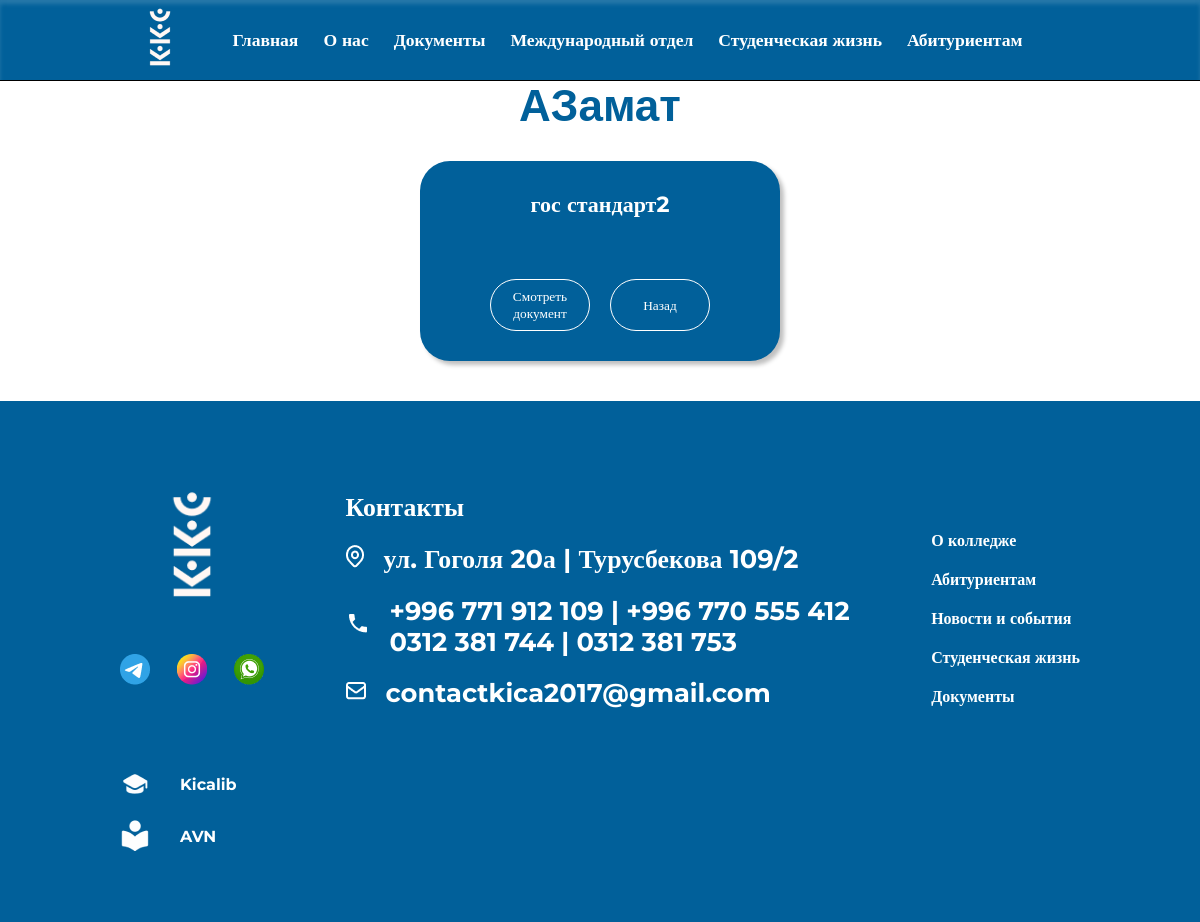
Page /documents_normative_acts_list/12/ on the committed database.
### documents/models.py (models this page shows, shortened)
class Normative_legal_acts(models.Model):
    name_doc = models.CharField(
        max_length=100, verbose_name="укажите название документа"
    )
    class Meta:
        verbose_name = "Нормативно правовой акт"
        verbose_name_plural = "Нормативно правовые акты"

class Category_acts(models.Model):
    category_model = models.ForeignKey(
        Normative_legal_acts,
        on_delete=models.CASCADE,
        related_name="category_acts",
        verbose_name="выберите категорию",
    )
    name_doc_act = models.CharField(
        max_length=100, verbose_name="укажите название документа"
    )
    url_doc = models.URLField(
        verbose_name="Укажите путь из DRIVE из нужного акта", null=True
    )
    class Meta:
        verbose_name = "Категорию актов"
        verbose_name_plural = "Категории актов"

### main_page/models.py (models this page shows, shortened)
class Contact(models.Model):
    street = models.CharField(max_length=100, verbose_name="Укажите улицу")
    number_1 = models.CharField(max_length=100, verbose_name="Укажите номер телефона 1")
    number_2 = models.CharField(
        max_length=100, verbose_name="Укажите номер телефона 2", blank=True
    )
    number_3 = models.CharField(
        max_length=100, verbose_name="Укажите номер телефона 3", blank=True
    )
    number_4 = models.CharField(
        max_length=100, verbose_name="Укажите номер телефона 4", blank=True
    )
    email = models.EmailField(verbose_name="Укажите EMAIL", default="@gmail.com")
    class Meta:
        verbose_name = "контакт"
        verbose_name_plural = "контакты"

### documents/views.py (the view)
def documents_act_detail_view(request, id):
    if request.method == "GET":
        act_detail = get_object_or_404(models.Normative_legal_acts, id=id)
        context = {"act_detail": act_detail}
        return render(
            request,
            template_name="documents/normative_acts/documents_act_detail.html",
            context=context,
        )

### main_page/context_processors.py (called while the page is built)
def contact_processor(request):
    contact = Contact.objects.all()
    return {"contact": contact}

### templates/documents/normative_acts/documents_act_detail.html
{% load static %}
{% include '../../header.html' %}
<link rel="stylesheet" href="{% static 'css/documents/component.css' %}">
<link rel="stylesheet" href="{% static 'css/documents/detailDoc.css' %}">
<br><br><br>
<h1 style="color: #01609A; text-align: center; font-family: Arial">{{ act_detail.name_doc }}</h1>
{% for i in act_detail.category_acts.all %}
<div class="conteiner_doc_item">
    <div class="item">
        <h1 class="title_doc_item">{{ i.name_doc_act }}</h1>
        <div class="btns">
            <button class="view"><a target="_blank" href="{{ i.url_doc }}" download style="color: white">Смотреть документ</a></button>
            <button class="view"><a href="{% url 'documents_act_list' %}" style="color: white">Назад</a></button>
        </div>
    </div>
</div>
{% endfor %}
{% include '../../footer.html' %}

### templates/footer.html (shortened to what this page needs)
{% load static %}
<footer>
    <div class="foot_cont">
        <div class="logo">
            <div class="log_cont">
                <img src="{% static 'image_kkc/logo_transparent_blue 2.png' %}" alt="">
            </div>
            <div class="soc_net">
                <a href="#">
                    <img src="{% static 'image_kkc/soc_net/3337190045231025 1.png' %}" alt="">
                </a>
                <a target="_blank" href="https://www.instagram.com/kkc_kica?utm_source=ig_web_button_share_sheet&igsh=ZDNlZDc0MzIxNw==">
                    <img src="{% static 'image_kkc/soc_net/image 15.png' %}" alt="">
                </a>
                <a target="_blank" href="https://wa.me/996771912109">
                    <img src="{% static 'image_kkc/soc_net/image 16.png' %}" alt="">
                </a>
            </div>
        </div>
        <div class="contacts">
            <h3 class="contact_title">Контакты</h3>
            {% if contact %}
                {% for item in contact %}
                    <div class="contact_item">
                        <span>
                            <img src="{% static 'image_kkc/icon/Icon_location.png' %}" alt="">
                        </span>
                        <a href="#">
                            <h3>{{ item.street }}</h3>
                        </a>
                    </div>
                    <div class="contact_item">
                        <span>
                            <img src="{% static 'image_kkc/icon/local_phone.png' %}" alt="">
                        </span>
                        <a href="#">
                            <h3>{{ item.number_1 }} | {{ item.number_2 }}<br>
                                {{ item.number_3 }} | {{ item.number_4 }}</h3>
                        </a>
                    </div>
                    <div class="contact_item">
                        <span>
                            <img src="{% static 'image_kkc/icon/Icon.png' %}" alt="">
                        </span>
                        <a href="#">
                            <h3>{{ item.email }}</h3>
                        </a>
                    </div>
                {% endfor %}
            {% endif %}
        </div>
        <div class="nav_footer">
            <h6><a href="{% url 'about_us' %}" class="link_nav">О колледже</a></h6>
            <h6><a href="#" class="link_nav">Абитуриентам</a></h6>
            <h6><a href="{% url 'news_list' %}" class="link_nav">Новости и события</a></h6>
            <h6><a href="#" class="link_nav">Студенческая жизнь</a></h6>
            <h6><a href="{% url 'documents' %}" class="link_nav">Документы</a></h6>
        </div>
        <div class="stud_tools">
            <div class="tool_1">
                <img src="{% static 'image_kkc/icon/kicalib.png' %}" alt="">
                <h6 class="footer_tool"><a class="tool_item" href="#">Kicalib</a></h6>
            </div>
            <div class="tool_1">
                <img src="{% static 'image_kkc/icon/avn.png' %}" alt="">
                <h6 class="footer_tool"><a class="tool_item" href="http://212.112.103.155:85/">AVN</a></h6>
            </div>
        </div>
    </div>
</footer>
</body>
</html>

### static/css/index.css (style rules this page uses)
* { padding: 0; margin: 0; text-decoration: none; }
button { background-color: transparent; border: none; }
body { font-family: Montserrat; font-weight: 400; top: 0px !important; }
.item { position: relative; }
footer { width: 100%; height: auto; background-color: #01609A; display: flex; justify-content: center; margin-top: 40px; }
.foot_cont { width: 80%; padding-top: 70px; padding-bottom: 70px; display: flex; justify-content: space-between; flex-wrap: wrap; color: #fff !important; }
.log_cont img { width: 9rem; }
.soc_net { display: flex; justify-content: space-between; margin-top: 30px; }
.contacts { margin-top: 20px; margin-left: 40px; }
.contact_item { display: flex; align-items: center; gap: 20px; margin-top: 20px; }
.contact_item a { color: #fff; }
.nav_footer { display: block; margin-left: 40px; margin-top: 40px; }
.stud_tools { margin-top: 40px; }
a { color: #ffff; }
.nav_footer h6 { margin-top: 20px; color: white; font-size: 16px; font-weight: 600; }
.nav_footer h6 a { text-decoration: none; color: white; }
.contact_item a { text-decoration: none; }
.tool_1 a { text-decoration: none; color: white; }
.tool_1 { display: flex; align-items: center; gap: 30px; margin-top: 20px; }
.tool_item { font-size: 16px; }

### static/css/documents/component.css (style rules this page uses)
* { margin: 0; padding: 0; text-decoration: none; font-family: Montserrat; }
button { background-color: transparent; border: none; }
body { font-size: 22px; }

### static/css/documents/detailDoc.css (style rules this page uses)
.conteiner_doc_item { display: flex; flex-wrap: wrap; gap: 40px; padding-top: 30px; width: 95%; margin: auto; }
.item { max-width: 350px; max-height: 300px; min-width: 300px; min-height: 140px; color: white; background-color: #01609A; border-radius: 30px; padding: 30px; display: flex; flex-direction: column; align-items: center; justify-content: space-between; margin: auto; box-shadow: 4px 4px 4px rgba(0, 0, 0, 0.25); }
.title_doc_item { font-size: 22px; text-align: center; }
.btns { display: flex; gap: 20px; justify-content: center; margin-top: -140px; }
.view { padding: 8px 8px; width: 100px; border-radius: 50px; border: 1px solid white; font-weight: 500; cursor: pointer; color: white; }

### rows in the picture
Normative_legal_acts: name_doc "АЗамат"
Category_acts: name_doc_act "гос стандарт2"
Contact: street "ул. Гоголя 20а | Турусбекова 109/2", number_1 "+996 771 912 109", number_2 "+996 770 555 412", number_3 "0312 381 744", number_4 "0312 381 753", email "contactkica2017@gmail.com"
